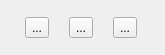
<ui version="4.0" >
 <class>KPrPresentationTool</class>
 <widget class="QWidget" name="KPrConfigurePresenterView" >
  <property name="geometry" >
   <rect>
    <x>1</x>
    <y>1</y>
    <width>165</width>
    <height>55</height>
   </rect>
  </property>
  <layout class="QVBoxLayout" name="verticalLayout_2" >
   <item>
    <layout class="QHBoxLayout" name="horizontalLayout" >
     <item>
      <widget class="QToolButton" name="toolButton_2" >
       <property name="text" >
        <string>...</string>
       </property>
      </widget>
     </item>
     <item>
      <widget class="QToolButton" name="toolButton" >
       <property name="text" >
        <string>...</string>
       </property>
      </widget>
     </item>
     <item>
      <widget class="QToolButton" name="toolButton_3" >
       <property name="text" >
        <string>...</string>
       </property>
      </widget>
     </item>
    </layout>
   </item>
  </layout>
 </widget>
 <resources/>
 <connections/>
</ui>
